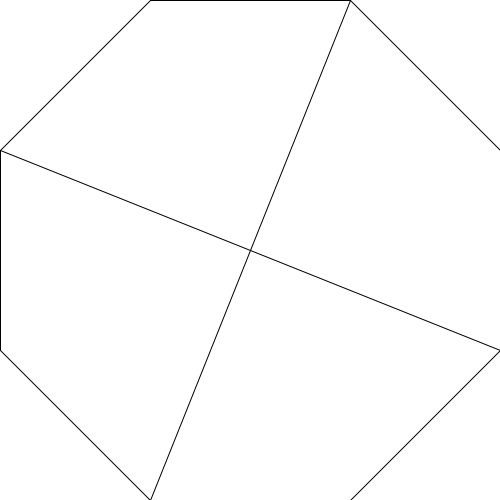
Frame 1 (no input)
Frame 60 (the mouse pressed at the canvas centre just before this capture): identical to frame 1, image omitted
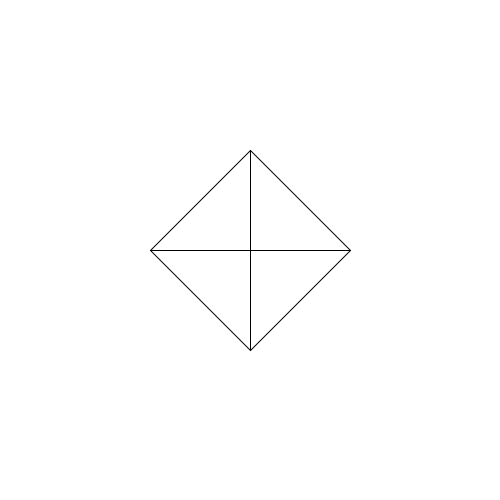
Frame 120 (the mouse held since frame 60 and released just before this capture)

The Processing sketch that drew these frames (run headless with seeded random() and noise(); from frame 60 on, the mouse is pressed at the canvas centre):

// Processing sketch: processing_67012
// ── processing_67012.pde

int x = 50;
int y = 50;

void setup ()
{
  size(500, 500);
  background(255);
  smooth();
}

void draw ()
{
  background(255);
  line(x +100, mouseY, x + 300, mouseY);
  line(mouseY, y + 100, mouseY, y + 300);
  line(x + 100, 500 - mouseY, x + 300, 500 - mouseY);
  line(500 - mouseY, y + 100, 500 - mouseY, y + 300);
  line(mouseY, y +100, mouseX, y + 100);
  line(x + 100, mouseY, mouseX, y + 100);
  line(x + 300, mouseY, x + 300, mouseX);
  line(x + 300, mouseX, 500 - mouseY, y + 100);
  line(500 - mouseX, y + 300, 500 - mouseY, y + 300);
  line(500 - mouseX, y + 300, x + 300, 500 - mouseY);
  line(x + 100, 500 - mouseX, x + 100, 500 - mouseY);
  line(mouseY, y + 300, x + 100, 500 - mouseX);
  line(mouseX, y + 100, 500 - mouseX, y + 300);
  line(x + 100, 500 - mouseX, x + 300, mouseX);
  
  println(mouseX);
}
